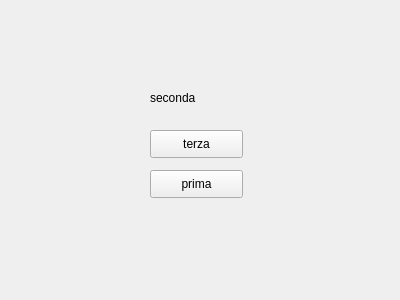
<?xml version="1.0" encoding="UTF-8"?>
<ui version="4.0">
 <class>prima</class>
 <widget class="QWidget" name="prima">
  <property name="geometry">
   <rect>
    <x>0</x>
    <y>0</y>
    <width>400</width>
    <height>300</height>
   </rect>
  </property>
  <property name="windowTitle">
   <string>Form</string>
  </property>
  <widget class="QPushButton" name="gototerbtn">
   <property name="geometry">
    <rect>
     <x>150</x>
     <y>130</y>
     <width>93</width>
     <height>28</height>
    </rect>
   </property>
   <property name="text">
    <string>terza</string>
   </property>
  </widget>
  <widget class="QPushButton" name="gotopribtn">
   <property name="geometry">
    <rect>
     <x>150</x>
     <y>170</y>
     <width>93</width>
     <height>28</height>
    </rect>
   </property>
   <property name="text">
    <string>prima</string>
   </property>
  </widget>
  <widget class="QLabel" name="label">
   <property name="geometry">
    <rect>
     <x>150</x>
     <y>90</y>
     <width>55</width>
     <height>16</height>
    </rect>
   </property>
   <property name="text">
    <string>seconda</string>
   </property>
  </widget>
 </widget>
 <resources/>
 <connections/>
</ui>
